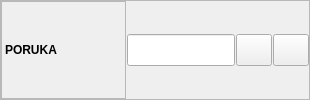
    <widget class="QFrame" name="frame_10">
     <property name="frameShape">
      <enum>QFrame::StyledPanel</enum>
     </property>
     <property name="frameShadow">
      <enum>QFrame::Raised</enum>
     </property>
     <layout class="QHBoxLayout" name="horizontalLayout_18">
      <property name="spacing">
       <number>1</number>
      </property>
      <property name="leftMargin">
       <number>0</number>
      </property>
      <property name="topMargin">
       <number>0</number>
      </property>
      <property name="rightMargin">
       <number>0</number>
      </property>
      <property name="bottomMargin">
       <number>0</number>
      </property>
      <item>
       <widget class="QLabel" name="lblPorukaTitle">
        <property name="sizePolicy">
         <sizepolicy hsizetype="Maximum" vsizetype="Preferred">
          <horstretch>0</horstretch>
          <verstretch>0</verstretch>
         </sizepolicy>
        </property>
        <property name="minimumSize">
         <size>
          <width>125</width>
          <height>32</height>
         </size>
        </property>
        <property name="font">
         <font>
          <weight>75</weight>
          <bold>true</bold>
         </font>
        </property>
        <property name="toolTip">
         <string>Poziv Na Broj</string>
        </property>
        <property name="frameShape">
         <enum>QFrame::StyledPanel</enum>
        </property>
        <property name="text">
         <string>PORUKA</string>
        </property>
       </widget>
      </item>
      <item>
       <widget class="QLineEdit" name="lblPoruka">
        <property name="minimumSize">
         <size>
          <width>0</width>
          <height>32</height>
         </size>
        </property>
       </widget>
      </item>
      <item>
       <widget class="QPushButton" name="btnGo2_18">
        <property name="sizePolicy">
         <sizepolicy hsizetype="Maximum" vsizetype="Fixed">
          <horstretch>0</horstretch>
          <verstretch>0</verstretch>
         </sizepolicy>
        </property>
        <property name="minimumSize">
         <size>
          <width>0</width>
          <height>32</height>
         </size>
        </property>
        <property name="maximumSize">
         <size>
          <width>36</width>
          <height>16777215</height>
         </size>
        </property>
        <property name="cursor">
         <cursorShape>PointingHandCursor</cursorShape>
        </property>
        <property name="toolTip">
         <string>Filter</string>
        </property>
        <property name="icon">
         <iconset resource="../../../resources/DonatForm.qrc">
          <normaloff>:/InDonat/Forms/images/DEL.GIF</normaloff>:/InDonat/Forms/images/DEL.GIF</iconset>
        </property>
        <property name="autoExclusive">
         <bool>true</bool>
        </property>
       </widget>
      </item>
      <item>
       <widget class="QPushButton" name="btnGo2_19">
        <property name="sizePolicy">
         <sizepolicy hsizetype="Maximum" vsizetype="Fixed">
          <horstretch>0</horstretch>
          <verstretch>0</verstretch>
         </sizepolicy>
        </property>
        <property name="minimumSize">
         <size>
          <width>0</width>
          <height>32</height>
         </size>
        </property>
        <property name="maximumSize">
         <size>
          <width>36</width>
          <height>16777215</height>
         </size>
        </property>
        <property name="cursor">
         <cursorShape>PointingHandCursor</cursorShape>
        </property>
        <property name="toolTip">
         <string>Filter</string>
        </property>
        <property name="icon">
         <iconset resource="../../../resources/DonatForm.qrc">
          <normaloff>:/InDonat/Forms/images/OLOVKA.GIF</normaloff>:/InDonat/Forms/images/OLOVKA.GIF</iconset>
        </property>
        <property name="autoExclusive">
         <bool>true</bool>
        </property>
       </widget>
      </item>
     </layout>
    </widget>
